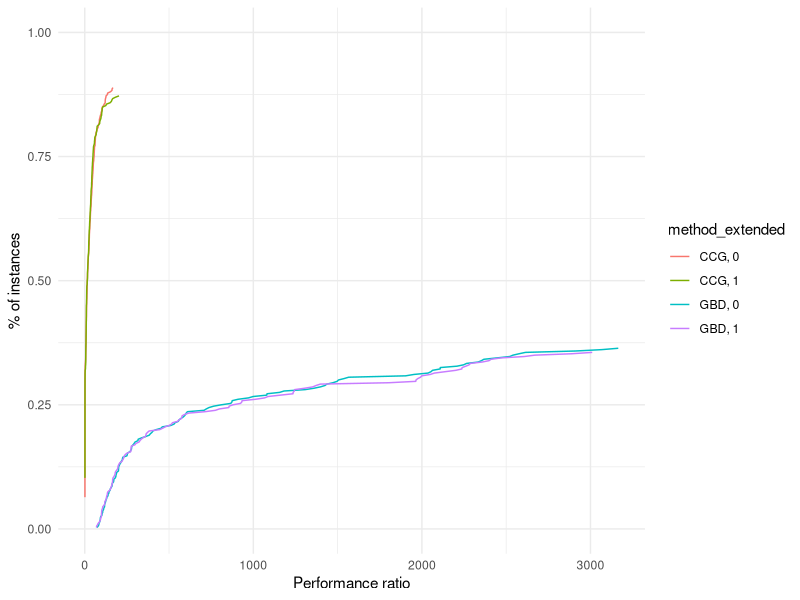
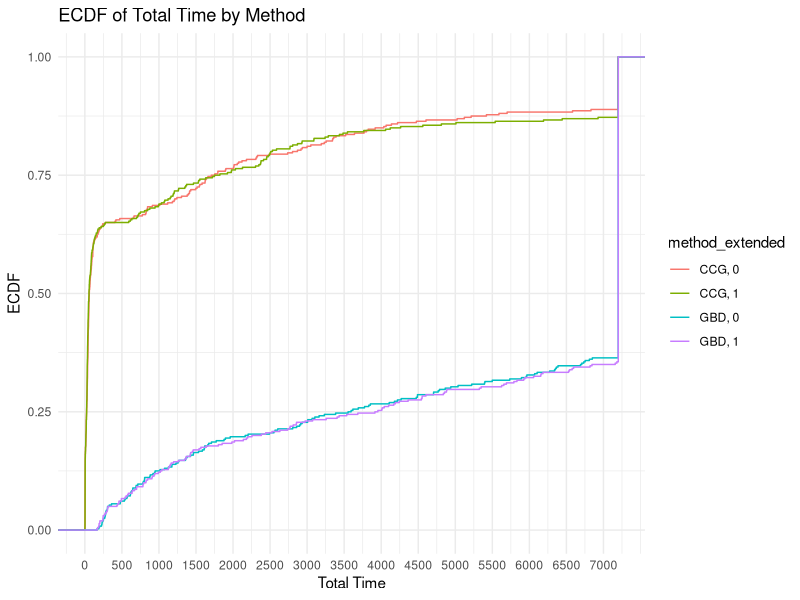
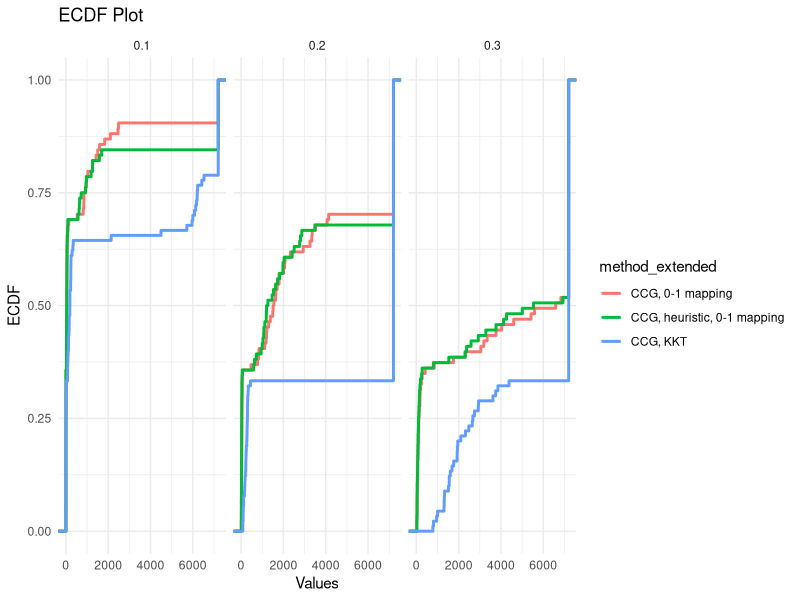
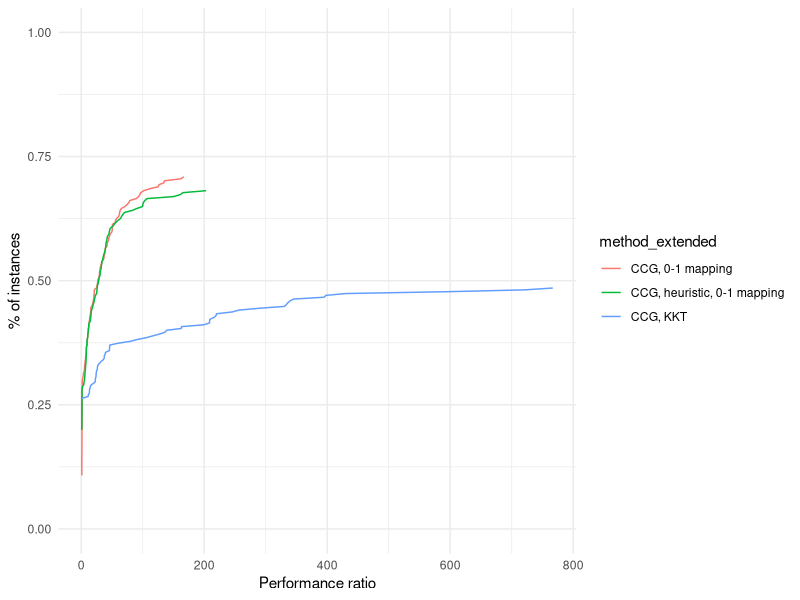
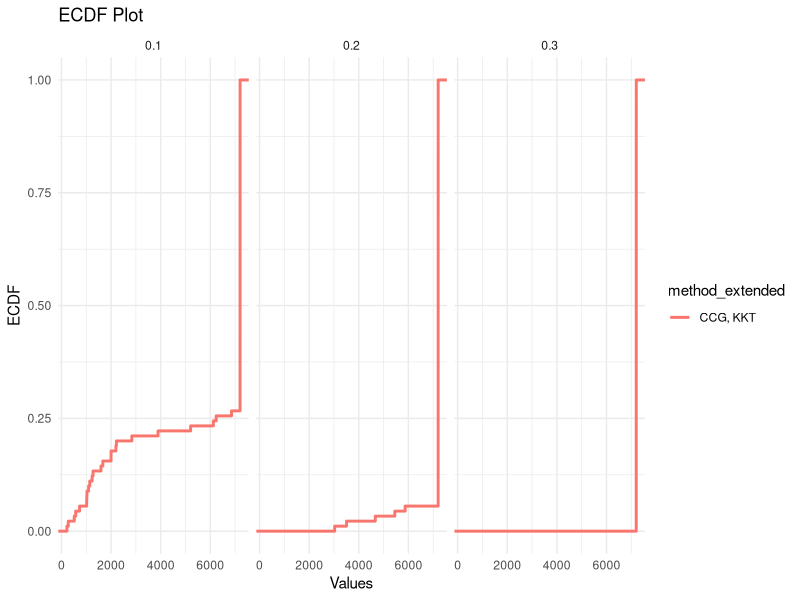
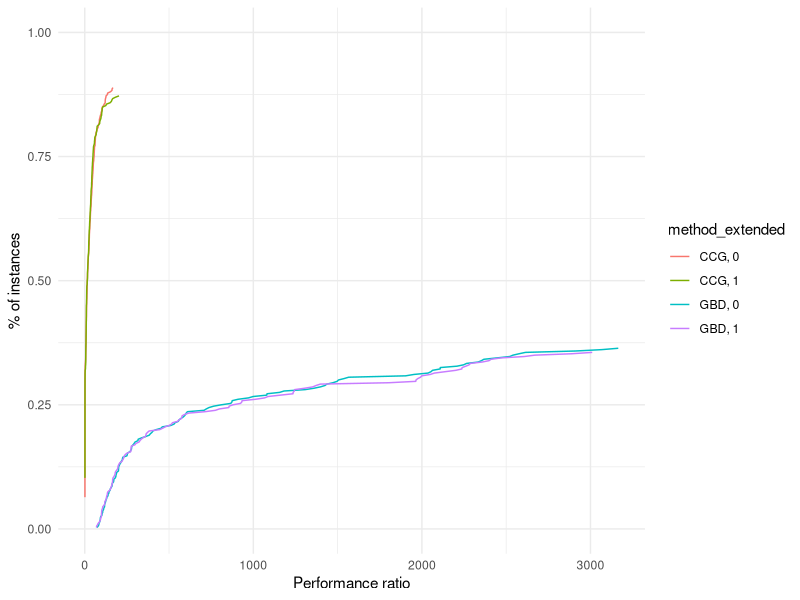

Generate these figures, in order, with R:
## ---- chunk 1
library(rmarkdown)
library(kableExtra)
library(ggplot2)
suppressPackageStartupMessages(library(dplyr))
## ---- chunk 2
results = read.table("./new-results.csv", header = FALSE, sep = ',')
colnames(results) <- c("tag", "instance", "n_servers", "n_clients", "Gamma", "deviation", "time_limit", "method", "use_heuristic", "total_time", "master_time", "separation_time", "best_bound", "iteration_count", "fail")
results$tag = NULL
## ---- chunk 3
results$p = results$Gamma / results$n_clients
results$p = ceiling(results$p / .05) * .05
## ---- chunk 4
results$size = paste0("(", results$n_servers, ",", results$n_clients, "), ", results$p)
## ---- chunk 5
results$method_extended = paste0(results$method, ", ", results$use_heuristic)
## ---- chunk 6
results = results[!(results$n_clients == 40),]
results = results[!(results$n_servers == 25 & results$n_clients == 25),]
## ---- chunk 7
sum(results$fail)
## ---- chunk 8
time_limit = 7200

if (sum(results$fail) > 0) {
  results[results$fail == TRUE,]$total_time = time_limit
}

results$unsolved = results$total_time >= time_limit | results$fail
## ---- chunk 9
paged_table(results)
## ---- chunk 10
add_performance_ratio = function(dataset, 
                                 criterion_column = "total_time",
                                 unsolved_column = "unsolved",
                                 instance_column = "instance",
                                 solver_column = "solver",
                                 output_column = "performance_ratio") {
  
  # Compute best score for each instance
  best = dataset %>%
    group_by(!!sym(instance_column)) %>%
    mutate(best_solver = min(!!sym(criterion_column)))
  
  # Compute performance ratio for each instance and solver
  result = best %>%
    group_by(!!sym(instance_column), !!sym(solver_column)) %>%
    mutate(!!sym(output_column) := !!sym(criterion_column) / best_solver) %>%
    ungroup()
  
  if (sum(result[,unsolved_column]) > 0) {
    result[result[,unsolved_column] == TRUE,output_column] = max(result[,output_column])
  }

  return (result)
}

plot_performance_profile = function(dataset,
                                    criterion_column,
                                    unsolved_column = "unsolved",
                                    instance_column = "instance",
                                    solver_column = "solver"
                                    ) {
  
  dataset_with_performance_ratios = add_performance_ratio(dataset,
                                                          criterion_column = criterion_column,
                                                          instance_column = instance_column,
                                                          solver_column = solver_column,
                                                          unsolved_column = unsolved_column)
  
  solved_dataset_with_performance_ratios = dataset_with_performance_ratios[!dataset_with_performance_ratios[,unsolved_column],]
  
  compute_performance_profile_point = function(method, data) {
    
    performance_ratios = solved_dataset_with_performance_ratios[solved_dataset_with_performance_ratios[,solver_column] == method,]$performance_ratio
    
    unscaled_performance_profile_point = ecdf(performance_ratios)(data)
    
    n_instances = sum(dataset[,solver_column] == method)
    n_solved_instances = sum(dataset[,solver_column] == method & !dataset[,unsolved_column])
    
    return( unscaled_performance_profile_point * n_solved_instances / n_instances )
  }
  
  perf = solved_dataset_with_performance_ratios %>%
    group_by(!!sym(solver_column)) %>%
    mutate(performance_profile_point = compute_performance_profile_point(unique(!!sym(solver_column)), performance_ratio))
  
  result = ggplot(data = perf, aes(x = performance_ratio, y = performance_profile_point, color = !!sym(solver_column))) +
              geom_line()
  
  return (result)
}

## ---- chunk 11
performance_profile = plot_performance_profile(results, criterion_column = "total_time", solver_column = "method_extended") +
  labs(x = "Performance ratio", y = "% of instances") +
  scale_y_continuous(limits = c(0, 1)) +
  theme_minimal()
print(performance_profile)
ggsave("performance_profile.pdf", plot = performance_profile)
## ---- chunk 12
ggplot(results, aes(x = total_time, color = method_extended)) +
  stat_ecdf(geom = "step") +
  xlab("Total Time") +
  ylab("ECDF") +
  labs(title = "ECDF of Total Time by Method")  +
  scale_x_continuous(breaks = seq(0, max(results$total_time), by = 500), labels = seq(0, max(results$total_time), by = 500)) +
  theme_minimal()
## ---- chunk 13
results_solved = results %>%
  filter(total_time < time_limit) %>%
  group_by(method_extended, n_servers, n_clients, p, deviation) %>%
  summarize(
    solved = n(),
    total_time = mean(total_time),
    master_time = mean(master_time),
    separation_time = mean(separation_time),
    solved_iteration_count = mean(iteration_count),
    .groups = "drop"
  ) %>%
  ungroup()
## ---- chunk 14
results_unsolved <- results %>%
  filter(total_time >= time_limit) %>%
  group_by(method_extended, n_servers, n_clients, p, deviation) %>%
  summarize(
    unsolved = n(),
    unsolved_iteration_count = mean(iteration_count),
    .groups = "drop"
  ) %>%
  ungroup()

results_fail <- results %>%
  filter(fail == TRUE) %>%
  group_by(method_extended, n_servers, n_clients, p, deviation) %>%
  summarize(
    fail = n(),
    .groups = "drop"
  ) %>%
  ungroup()

## ---- chunk 15
final_result <- merge(results_solved, results_unsolved, by = c("method_extended", "n_servers", "n_clients", "p", "deviation"), all = TRUE)
final_result <- merge(final_result, results_fail, by = c("method_extended", "n_servers", "n_clients", "p", "deviation"), all = TRUE)
## ---- chunk 16
knitr::kable(final_result, 
               digits = c(0, 0, 2, 2, 2, 0, 2, 2, 2, 2, 0, 2, 0), 
               col.names = c("Method", "|V_1|", "|V_2|", "p", "dev", "Count", "Total", "Master", "Sepatation", "# Iter", "Count", "# Iter", "# Errors"),
               caption = "Summary table"
             ) %>%
      kable_classic() %>%
      add_header_above(c(" " = 5, "Solved instances" = 5, "Unsolved instances" = 3)
)
## ---- chunk 17
results_rev = read.table("./results-rev.csv", header = FALSE, sep = ',')
colnames(results_rev) <- c("tag", "instance", "n_servers", "n_clients", "Gamma", "deviation", "time_limit", "method", "use_heuristic", "total_time", "master_time", "separation_time", "best_bound", "iteration_count", "fail", "use_bilevel_separation", "use_budgeted_unc")
## ---- chunk 18
results = read.table("./new-results.csv", header = FALSE, sep = ',')
colnames(results) <- c("tag", "instance", "n_servers", "n_clients", "Gamma", "deviation", "time_limit", "method", "use_heuristic", "total_time", "master_time", "separation_time", "best_bound", "iteration_count", "fail")
results$use_bilevel_separation = 0
results$use_budgeted_unc = 1
## ---- chunk 19
all_results = rbind(results, results_rev)

all_results = all_results %>% filter(deviation == .25 & method == "CCG")
## ---- chunk 20
all_results$p = all_results$Gamma / all_results$n_clients
all_results$p = ceiling(all_results$p / .05) * .05
## ---- chunk 21
all_results$size = paste0("(", all_results$n_servers, ",", all_results$n_clients, "), ", all_results$p)
## ---- chunk 22
all_results$method_extended = paste0(all_results$method, ", ", ifelse(all_results$use_heuristic, "heuristic, ", ""), ifelse(all_results$use_bilevel_separation, "KKT", "0-1 mapping"))

paged_table(results_rev %>% filter(fail == 1 & total_time < time_limit))
paged_table(results_rev %>% filter(fail == 0 & deviation == .25))

if (sum(all_results$fail) > 0) {
  all_results[all_results$fail == TRUE,]$total_time = time_limit
}

all_results$unsolved = all_results$total_time >= time_limit | all_results$fail

## ---- chunk 23
budgeted_unc_results = all_results %>% filter(use_budgeted_unc == 1 & method == "CCG")


ggplot(budgeted_unc_results, aes(x = total_time, color = method_extended)) +
  stat_ecdf(geom = "step", linewidth = 1) +
  labs(title = "ECDF Plot", x = "Values", y = "ECDF") +
  facet_wrap(~p) +
  theme_minimal()

performance_profile = plot_performance_profile(budgeted_unc_results, criterion_column = "total_time", solver_column = "method_extended") +
  labs(x = "Performance ratio", y = "% of instances") +
  scale_y_continuous(limits = c(0, 1)) +
  theme_minimal()
print(performance_profile)
## ---- chunk 24
knapsack_unc_results = all_results %>% filter(method == "CCG" & use_budgeted_unc == 0)

ggplot(knapsack_unc_results, aes(x = total_time, color = method_extended)) +
  stat_ecdf(geom = "step", size = 1) +
  labs(title = "ECDF Plot", x = "Values", y = "ECDF") +
  facet_wrap(~p) +
  theme_minimal()
## ---- chunk 25
results_solved = knapsack_unc_results %>%
  filter(total_time < time_limit) %>%
  group_by(method_extended, n_servers, n_clients, p, deviation) %>%
  summarize(
    solved = n(),
    total_time = mean(total_time),
    master_time = mean(master_time),
    separation_time = mean(separation_time),
    solved_iteration_count = mean(iteration_count),
    .groups = "drop"
  ) %>%
  ungroup()
## ---- chunk 26
results_unsolved <- knapsack_unc_results %>%
  filter(total_time >= time_limit) %>%
  group_by(method_extended, n_servers, n_clients, p, deviation) %>%
  summarize(
    unsolved = n(),
    unsolved_iteration_count = mean(iteration_count),
    .groups = "drop"
  ) %>%
  ungroup()

results_fail <- knapsack_unc_results %>%
  filter(fail == TRUE) %>%
  group_by(method_extended, n_servers, n_clients, p, deviation) %>%
  summarize(
    fail = n(),
    .groups = "drop"
  ) %>%
  ungroup()

## ---- chunk 27
final_result <- merge(results_solved, results_unsolved, by = c("method_extended", "n_servers", "n_clients", "p", "deviation"), all = TRUE)
final_result <- merge(final_result, results_fail, by = c("method_extended", "n_servers", "n_clients", "p", "deviation"), all = TRUE)
## ---- chunk 28
knitr::kable(final_result, 
               digits = c(0, 0, 2, 2, 2, 0, 2, 2, 2, 2, 0, 2, 0), 
               col.names = c("Method", "|V_1|", "|V_2|", "p", "dev", "Count", "Total", "Master", "Sepatation", "# Iter", "Count", "# Iter", "# Errors"),
               caption = "Summary table"
             ) %>%
      kable_classic() %>%
      add_header_above(c(" " = 5, "Solved instances" = 5, "Unsolved instances" = 3)
)
